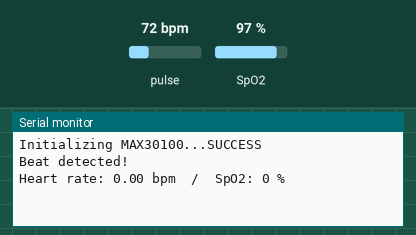
This sketch was run on a simulated Arduino Uno, built with avr-gcc and run on an emulated ATmega328P. Shown: the last lines printed to the serial monitor. The inputs (shaded band) are chosen by the test bench; at power-on: pulse 72 bpm, SpO2 97 %.

Above: at 1.2 s.
1.3 s: pulse set to 42 bpm
At 2.7 s:
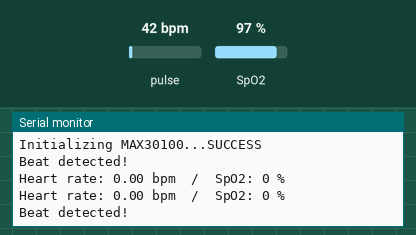
2.8 s: SpO2 set to 80 %
At 3.6 s:
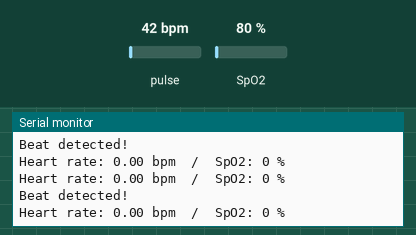
4.3 s: pulse set to 70 bpm
At 7.8 s:
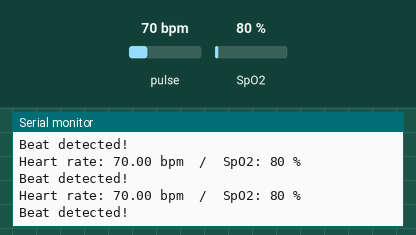
Timing chart, 0 to 9.3 s (numbered marks = the images above; inputs shaded):
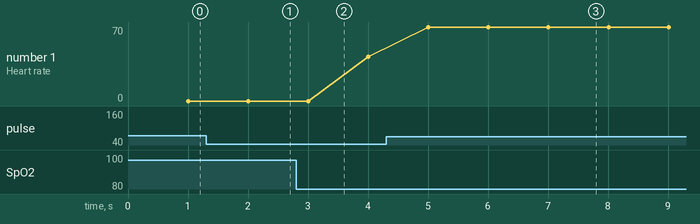

The sketch:

MAX30100_Test.ino
```cpp
/*
  MAX30100_Test.ino (GY-30100 module)
  Phase 1 — Component Verification

  Requires library: "MAX30100lib" by OXullo Intersecans
  (Arduino IDE -> Sketch -> Include Library -> Manage Libraries)

  Wiring:
    SDA -> A4
    SCL -> A5
    VCC -> 5V (or 3.3V per module rating)
    GND -> GND

  Test procedure: place a fingertip gently but firmly over the
  sensor (covers both LED and photodetector, no gaps) and hold
  still for 5-10 seconds.

  Expected result: "Initializing MAX30100... SUCCESS", then
  "Beat detected!" messages with heart rate (bpm) and SpO2 (%)
  settling into a normal resting range (~60-100 bpm, ~95-100% SpO2).
*/

#include <Wire.h>
#include "MAX30100_PulseOximeter.h"

PulseOximeter pox;

void onBeatDetected() {
  Serial.println("Beat detected!");
}

void setup() {
  Serial.begin(9600);
  Serial.print("Initializing MAX30100...");

  if (!pox.begin()) {
    Serial.println("FAILED");
    while (1);
  } else {
    Serial.println("SUCCESS");
  }

  pox.setOnBeatDetectedCallback(onBeatDetected);
}

void loop() {
  pox.update();

  static uint32_t lastReport = 0;
  if (millis() - lastReport > 1000) {
    lastReport = millis();
    Serial.print("Heart rate: ");
    Serial.print(pox.getHeartRate());
    Serial.print(" bpm  /  SpO2: ");
    Serial.print(pox.getSpO2());
    Serial.println(" %");
  }
}
```

Measured:
- after the input at 4.3 s, the serial monitor: prints a new line after 0.71 s (image 3)
- plotted number 1: 42 → 70 after the input at 4.3 s
